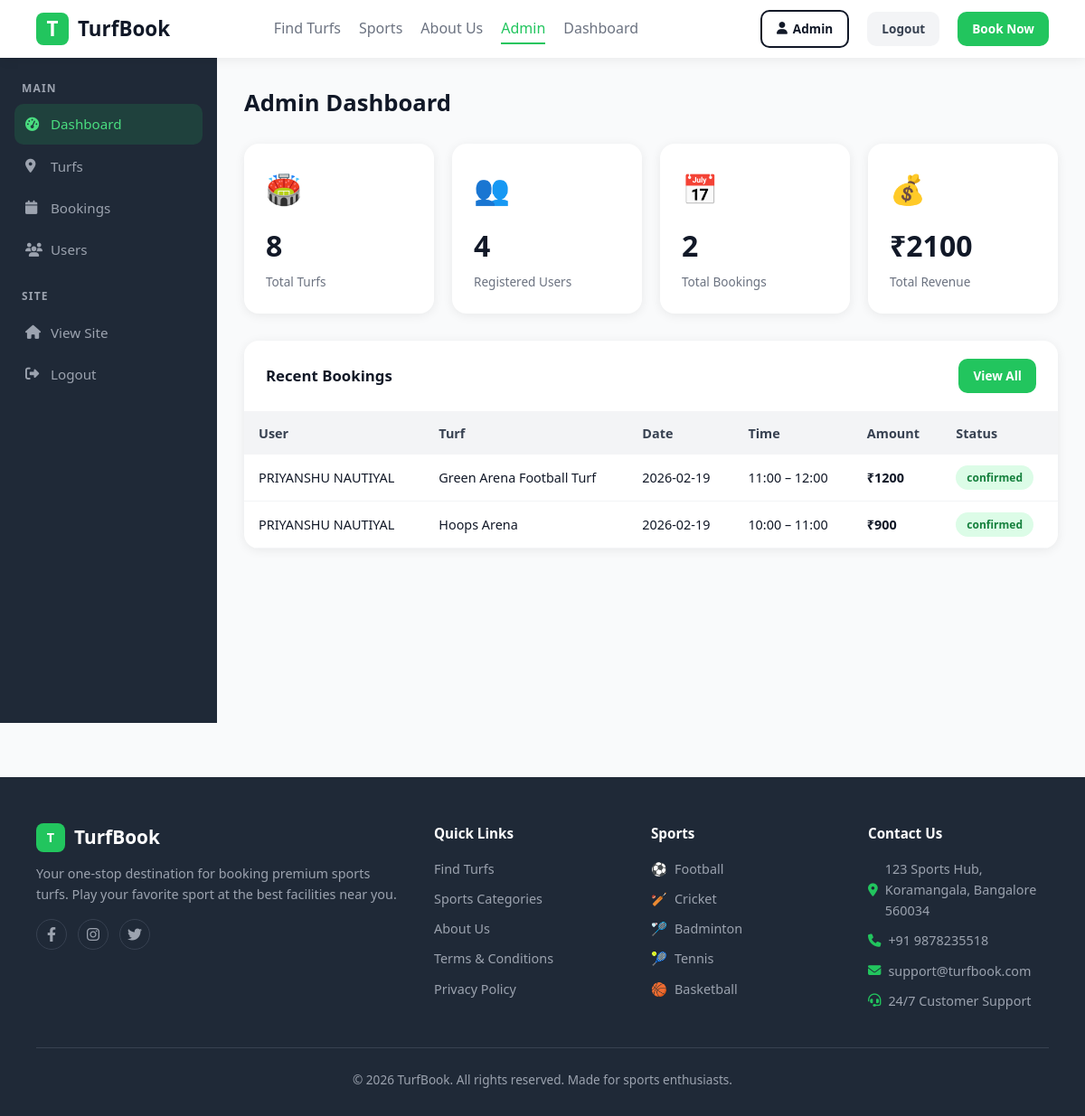
The page /admin (signed in) on the database its author committed.
### tables this page shows
CREATE TABLE bookings (
            id INTEGER PRIMARY KEY AUTOINCREMENT,
            user_id INTEGER NOT NULL,
            turf_id INTEGER NOT NULL,
            booking_date TEXT NOT NULL,
            start_time TEXT NOT NULL,
            end_time TEXT NOT NULL,
            duration_hours REAL NOT NULL,
            total_amount INTEGER NOT NULL,
            sport TEXT NOT NULL,
            players INTEGER DEFAULT 1,
            status TEXT DEFAULT 'confirmed',
            payment_status TEXT DEFAULT 'pending',
            created_at TEXT DEFAULT CURRENT_TIMESTAMP,
            FOREIGN KEY(user_id) REFERENCES users(id),
            FOREIGN KEY(turf_id) REFERENCES turfs(id)
        );

CREATE TABLE users (
            id INTEGER PRIMARY KEY AUTOINCREMENT,
            name TEXT NOT NULL,
            email TEXT UNIQUE NOT NULL,
            phone TEXT,
            password TEXT NOT NULL,
            role TEXT DEFAULT 'user',
            created_at TEXT DEFAULT CURRENT_TIMESTAMP
        );

CREATE TABLE turfs (
            id INTEGER PRIMARY KEY AUTOINCREMENT,
            name TEXT NOT NULL,
            location TEXT NOT NULL,
            city TEXT NOT NULL,
            distance REAL,
            rating REAL DEFAULT 4.5,
            review_count INTEGER DEFAULT 0,
            open_time TEXT DEFAULT '6 AM',
            close_time TEXT DEFAULT '11 PM',
            max_players INTEGER DEFAULT 22,
            price_per_hour INTEGER NOT NULL,
            sports TEXT NOT NULL,
            amenities TEXT DEFAULT '',
            image_url TEXT DEFAULT '',
            description TEXT DEFAULT '',
            is_active INTEGER DEFAULT 1
        );

### app.py (the view)
@app.route('/admin')
@login_required
@admin_required
def admin_dashboard():
    conn = get_db()
    stats = {
        'total_turfs': conn.execute("SELECT COUNT(*) FROM turfs").fetchone()[0],
        'total_users': conn.execute("SELECT COUNT(*) FROM users WHERE role='user'").fetchone()[0],
        'total_bookings': conn.execute("SELECT COUNT(*) FROM bookings").fetchone()[0],
        'total_revenue': conn.execute("SELECT SUM(total_amount) FROM bookings WHERE status='confirmed'").fetchone()[0] or 0,
    }
    recent_bookings = conn.execute("""
        SELECT b.*, u.name as user_name, t.name as turf_name
        FROM bookings b JOIN users u ON b.user_id=u.id JOIN turfs t ON b.turf_id=t.id
        ORDER BY b.created_at DESC LIMIT 10
    """).fetchall()
    conn.close()
    return render_template('admin/dashboard.html', stats=stats, recent_bookings=recent_bookings)

### app.py (called while the page is built)
def get_db():
    conn = sqlite3.connect(DB_PATH)
    conn.row_factory = sqlite3.Row
    return conn

def login_required(f):
    @wraps(f)
    def decorated(*args, **kwargs):
        if 'user_id' not in session:
            flash('Please login to continue.', 'warning')
            return redirect(url_for('login'))
        return f(*args, **kwargs)
    return decorated

def admin_required(f):
    @wraps(f)
    def decorated(*args, **kwargs):
        if session.get('role') != 'admin':
            flash('Admin access required.', 'danger')
            return redirect(url_for('index'))
        return f(*args, **kwargs)
    return decorated

### templates/admin/dashboard.html (shortened to what this page needs)
{% extends 'base.html' %}
{% block content %}
<div class="admin-layout">
  <div class="admin-sidebar">
    <div class="admin-nav">
      <h3>Main</h3>
      <a href="/admin" class="active"><i class="fa fa-tachometer-alt"></i> Dashboard</a>
      <a href="/admin/turfs"><i class="fa fa-map-marker-alt"></i> Turfs</a>
      <a href="/admin/bookings"><i class="fa fa-calendar"></i> Bookings</a>
      <a href="/admin/users"><i class="fa fa-users"></i> Users</a>
      <h3>Site</h3>
      <a href="/"><i class="fa fa-home"></i> View Site</a>
      <a href="/logout"><i class="fa fa-sign-out-alt"></i> Logout</a>
    </div>
  </div>
  <div class="admin-content">
    <h1>Admin Dashboard</h1>
    <div class="stat-cards">
      <div class="stat-card">
        <div class="icon">🏟️</div>
        <div class="number">{{ stats.total_turfs }}</div>
        <div class="label">Total Turfs</div>
      </div>
      <div class="stat-card">
        <div class="icon">👥</div>
        <div class="number">{{ stats.total_users }}</div>
        <div class="label">Registered Users</div>
      </div>
      <div class="stat-card">
        <div class="icon">📅</div>
        <div class="number">{{ stats.total_bookings }}</div>
        <div class="label">Total Bookings</div>
      </div>
      <div class="stat-card">
        <div class="icon">💰</div>
        <div class="number">₹{{ stats.total_revenue }}</div>
        <div class="label">Total Revenue</div>
      </div>
    </div>
    <div class="table-card">
      <div class="table-card-header">
        <h3>Recent Bookings</h3>
        <a href="/admin/bookings" class="btn btn-sm btn-green">View All</a>
      </div>
      <table>
        <thead>
          <tr><th>User</th><th>Turf</th><th>Date</th><th>Time</th><th>Amount</th><th>Status</th></tr>
        </thead>
        <tbody>
          {% for b in recent_bookings %}
          <tr>
            <td>{{ b.user_name }}</td>
            <td>{{ b.turf_name }}</td>
            <td>{{ b.booking_date }}</td>
            <td>{{ b.start_time }} – {{ b.end_time }}</td>
            <td><strong>₹{{ b.total_amount }}</strong></td>
            <td><span class="badge {{ 'badge-green' if b.status == 'confirmed' else 'badge-red' }}">{{ b.status }}</span></td>
          </tr>
          {% endfor %}
        </tbody>
      </table>
    </div>
  </div>
</div>
{% endblock %}

### static/css/style.css (style rules this page uses)
:root { --green: #22c55e; --green-dark: #16a34a; --yellow: #f59e0b; --dark: #111827; --gray: #6b7280; --light: #f9fafb; --white: #fff; --red: #ef4444; --blue: #3b82f6; --border-radius: 10px; --shadow-sm: 0 2px 12px rgba(0,0,0,0.07); --shadow-md: 0 4px 20px rgba(0,0,0,0.08); --shadow-lg: 0 8px 30px rgba(0,0,0,0.12); --transition: all 0.3s ease; }
* { box-sizing: border-box; margin: 0; padding: 0; }
html, body { width: 100%; height: 100%; }
body { font-family: 'Segoe UI', Tahoma, Geneva, Verdana, sans-serif; color: var(--dark); background: var(--light); line-height: 1.6; }
a { text-decoration: none; color: inherit; transition: var(--transition); }
.btn { padding: 11px 22px; border-radius: var(--border-radius); font-weight: 600; cursor: pointer; border: none; transition: var(--transition); font-size: 0.95rem; display: inline-flex; align-items: center; gap: 6px; white-space: nowrap; }
.btn-green { background: var(--green); color: white; }
.btn-sm { padding: 8px 16px; font-size: 0.85rem; }
.badge { padding: 4px 12px; border-radius: 20px; font-size: 0.75rem; font-weight: 700; display: inline-block; }
.badge-green { background: #dcfce7; color: #15803d; }

### templates/base.html (style rules this page uses)
:root { --green: #22c55e; --green-dark: #16a34a; --yellow: #f59e0b; --dark: #111827; --gray: #6b7280; --light: #f9fafb; --white: #fff; --red: #ef4444; --blue: #3b82f6; }

### templates/admin/dashboard.html (style rules this page uses)
.admin-layout { display: grid; grid-template-columns: 240px 1fr; gap: 0; min-height: calc(100vh - 64px); }
.admin-sidebar { background: #1f2937; padding: 24px 16px; }
.admin-sidebar h3 { color: #9ca3af; font-size: 0.75rem; text-transform: uppercase; letter-spacing: 0.1em; margin: 20px 0 8px; padding: 0 8px; }
.admin-sidebar h3:first-child { margin-top: 0; }
.admin-nav a { display: flex; align-items: center; gap: 10px; padding: 10px 12px; border-radius: 10px; color: #9ca3af; font-size: 0.95rem; margin-bottom: 2px; transition: all 0.2s; }
.admin-nav a:hover, .admin-nav a.active { background: rgba(34,197,94,0.15); color: #4ade80; }
.admin-nav a i { width: 18px; }
.admin-content { padding: 30px; background: #f9fafb; }
.admin-content h1 { font-size: 1.6rem; font-weight: 800; margin-bottom: 24px; }
.stat-cards { display: grid; grid-template-columns: repeat(4, 1fr); gap: 20px; margin-bottom: 30px; }
.stat-card { background: white; border-radius: 16px; padding: 24px; box-shadow: 0 2px 12px rgba(0,0,0,0.07); }
.stat-card .icon { font-size: 2rem; margin-bottom: 12px; }
.stat-card .number { font-size: 2rem; font-weight: 800; color: var(--dark); }
.stat-card .label { color: var(--gray); font-size: 0.85rem; margin-top: 4px; }
table { width: 100%; border-collapse: collapse; font-size: 0.9rem; }
th { background: #f3f4f6; padding: 12px 16px; text-align: left; font-weight: 700; color: #374151; }
td { padding: 12px 16px; border-bottom: 1px solid #f3f4f6; }
.table-card { background: white; border-radius: 16px; box-shadow: 0 2px 12px rgba(0,0,0,0.07); overflow: hidden; }
.table-card-header { padding: 20px 24px; border-bottom: 1px solid #f3f4f6; display: flex; justify-content: space-between; align-items: center; }
.table-card-header h3 { font-size: 1.05rem; font-weight: 700; }

### rows shown on the page
bookings: user_name "PRIYANSHU NAUTIYAL", turf_name "Green Arena Football Turf", booking_date "2026-02-19", start_time "11:00", end_time "12:00", total_amount "1200", status "confirmed"
bookings: user_name "PRIYANSHU NAUTIYAL", turf_name "Hoops Arena", booking_date "2026-02-19", start_time "10:00", end_time "11:00", total_amount "900", status "confirmed"

### other values the page prints
{{ session.get('user_name', '').split()[0] }} "Admin"
{{ stats.total_turfs }} "8"
{{ stats.total_users }} "4"
{{ stats.total_bookings }} "2"
{{ stats.total_revenue }} "2100"
